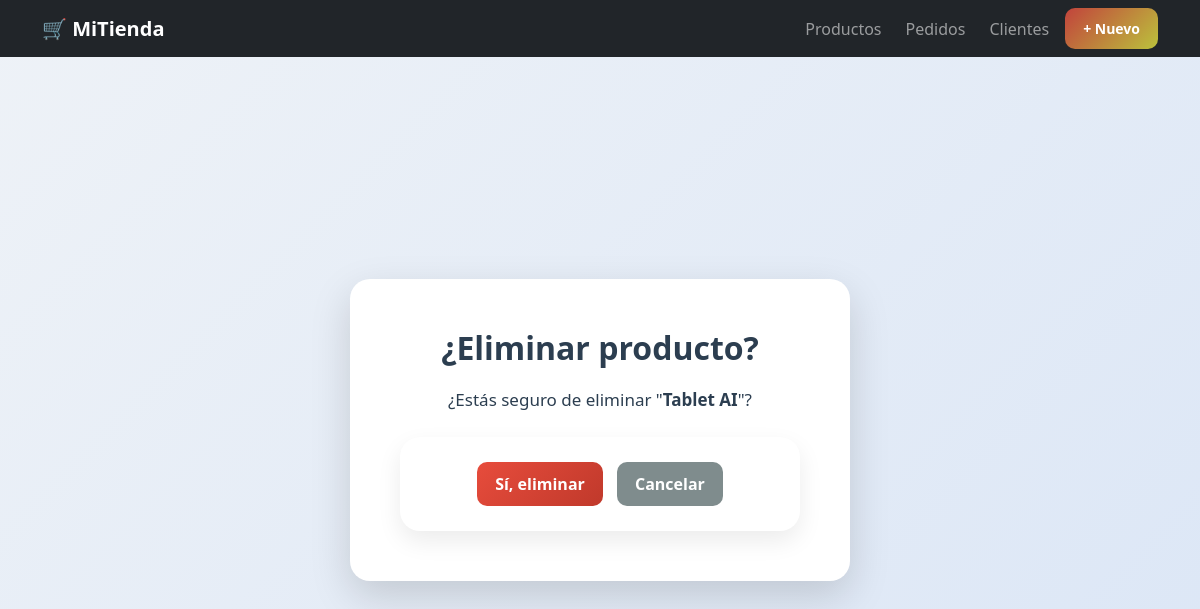
Before: /productos/11/eliminar/ with the older database file.
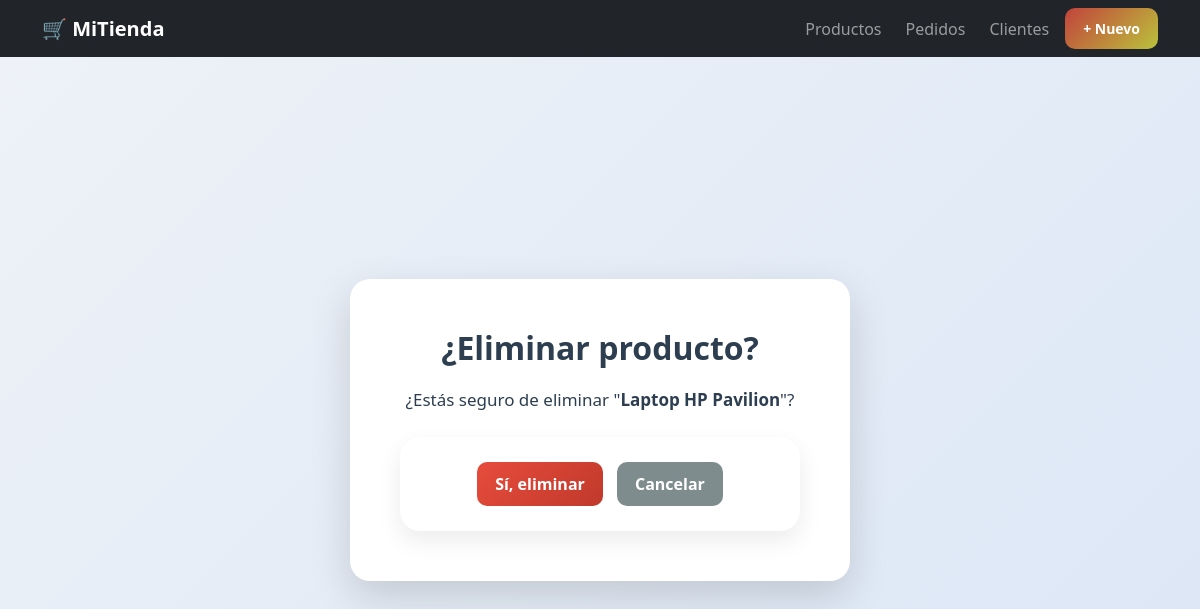
After: the same page with the newer database file.
### tienda/models.py (models this page shows, shortened)
class Producto(models.Model):
    nombre = models.CharField(max_length=100)
    descripcion = models.TextField()
    precio = models.DecimalField(max_digits=8, decimal_places=2)
    imagen = models.ImageField(upload_to='productos/', null=True, blank=True)
    creado_en = models.DateTimeField(auto_now_add=True)

### tienda/views.py (the view)
# urls.py: path("productos/<int:pk>/eliminar/", views.eliminar_producto, name="eliminar_producto"),
def eliminar_producto(request, pk):
    producto = get_object_or_404(Producto, pk=pk)
    if request.method == "POST":
        producto.delete()
        return redirect("tienda:lista_productos")
    return render(request, "tienda/eliminar_producto.html", {
        "producto": producto
    })

### tienda/templates/tienda/eliminar_producto.html (shortened to what this page needs)
{% extends "tienda/base.html" %}
{% block content %}
<div class="center-box">
    <div class="card-eliminar">
        <h2>¿Eliminar producto?</h2>
        <p>
            ¿Estás seguro de eliminar
            "<strong>{{ producto.nombre }}</strong>"?
        </p>
        <form method="post">
            <button type="submit" class="btn btn-eliminar">
                Sí, eliminar
            </button>
            <a href="{% url 'tienda:detalle_producto' producto.pk %}" class="btn btn-secondary">
                Cancelar
            </a>
        </form>
    </div>
</div>
{% endblock %}

Changed rows visible on the page:
changed Producto: nombre "Tablet AI" → "Laptop HP Pavilion"
